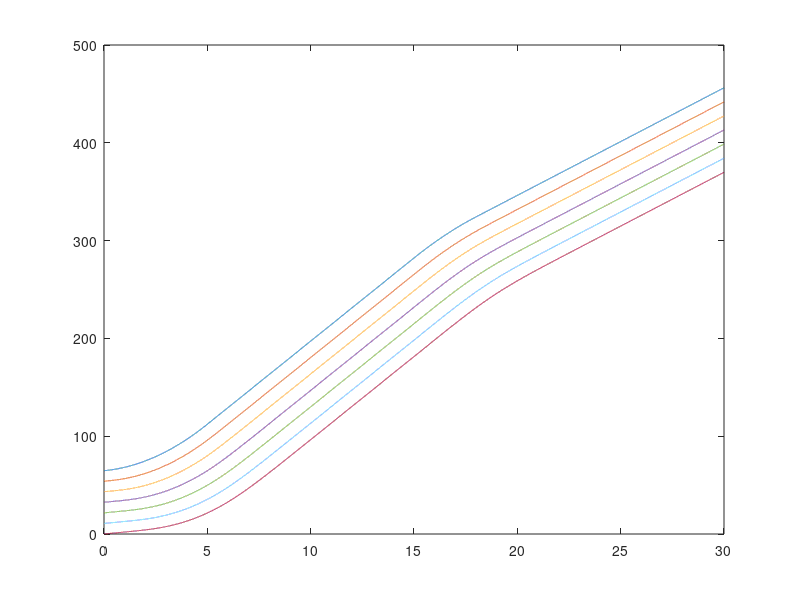

This figure's MATLAB source: (Note: this script raises an error after producing the figure.)
clear 
clc 
mi=1607;
ci=0.414;
fi=0.02;
g=9.8;
W_rad=0.28;
eff = 0.85;

oumiga_hat = 1*ones(6,1);   
cij=0.10*[-1 -0.5 0 0.5 1 0.5;
          -1 -0.5 0 0.5 1 0.5];
bj = 5.0;
h = zeros(6,1); 
u = zeros(6,1);
h_i = 1;
gwwi = 0.001;
QUAN_wwi = 0.001;
adp_wwi =  0.1;

gwwwi = 0.001;
QUAN_wwwi = 0.001;
adp_wwwi =  0.1;


v0 = 2;
vi = [1.9 1.8 2 2.1 2 2]';
p0 = 0;
p1 = 0.4;
standstill_distance = 10;
%  x0 = 60;
%  xi = [50 40  30 20 10 0 ]';
xi(6) = 0; 
for i=1:5  
    xi(6-i) = xi(6+1-i) + standstill_distance + p0*vi(6-i+1)*vi(6-i+1) + p1*vi(6-i+1);
end
xi = xi';
x0 = xi(1) + standstill_distance + p0*vi(1).*vi(1) + p1*vi(1);

q = 0.5;
Q = [q -1 0 0 0 0;0 q -1 0 0 0;0 0 q -1 0 0;0 0 0 q -1 0;0 0 0 0 q -1;0 0 0 0 0 q];
inte = 0;
langda = 2;
adp_C = 0.8;
adp_f = 0.05;

gci = 0.0001;
gfi = 0.0001;
gyi = 0.0001;
QUAN_C = 0.001;
QUAN_f = 0.001;
gou = 0.001;
Siinte = 0;
aaaa=1;
deta=0.01;
di = [x0-xi(1),xi(1)-xi(2),xi(2)-xi(3),xi(3)-xi(4),xi(4)-xi(5),xi(5)-xi(6)]'; 
ex0 = di - p0*vi.*vi- p1.*vi - standstill_distance;
period = 0.001;
xita1 = 0.6;
xita2 = 0.6;
fai = 0.3;
R0 = 0.08;
Rinf = 0.01;
i_wi = 0;
wii = 0;
k3 = 15;
terminal =30;
zihao = 12;
xiankuan = 2;



for t = 0:period:terminal
    aaa = t ;
% V0¼ÓËÙ¶ÈÑ¡Ôñ
    if    t > 30
       a0 = 0 ;
    elseif t>0 && t<= 5 
       a0 = 3;
    elseif t>15 && t< 18
        a0 = -2;
    else 
        a0 = 0;
    end 
    
 for i = 1:6
       fi_1(i) = (xi(i)^2/(1+xi(i)^2)+0.1*vi(i)^2+0.5*vi(i))*exp(-(t-1+0.5*i)^2)+ 0.1*sin(t);
 end
 
       di = [x0-xi(1),xi(1)-xi(2),xi(2)-xi(3),xi(3)-xi(4),xi(4)-xi(5),xi(5)-xi(6)]'; 
       evi= [vi(1)-v0,vi(2)-v0,vi(3)-v0,vi(4)-v0,vi(5)-v0,vi(6)-v0]';
       evi1= [vi(1)-v0,vi(2)-vi(1),vi(3)-vi(2),vi(4)-vi(3),vi(5)-vi(4),vi(6)-vi(5)]';
       exi = di - p0*vi.*vi- p1.*vi - standstill_distance;

       ro = (R0 - Rinf)*exp(-fai*t) + Rinf;
       dro = -fai*(R0 - Rinf)*exp(-fai*t);
       if abs(max(ex0)) < 10e-8 &&  abs(min(ex0)) < 10e-8
           PL = -xita1 * ro ;
           PR = xita2 * ro ;
           DPL = -xita1 * dro;
           DPR = xita2 * dro ;
       else 
           PL = (sign(min(ex0)) - xita1)*ro - Rinf * sign(min(ex0));
           DPL = (sign(min(ex0)) - xita1)*dro;
           PR = (sign(max(ex0)) + xita2)*ro - Rinf * sign(max(ex0));
           DPR = (sign(max(ex0)) - xita2)*dro;
       end

       
       va = (exi - PL)./(PR - PL);
       r1 = 1./((1-va).*(PR-PL).*va);
       b1 = (PL.*DPL - DPL.*PR - exi.*(DPR - DPL))./(PR - PL);
       wi = log(va./(1-va)); 
       i_wi = i_wi + wii*period;
       wii = wi;
       si = wi + langda * i_wi ;
       Si = Q*si;
       
      dexi=[v0-vi(1)-p1*u(1);
      vi(1)-vi(2)-p1*u(2);
      vi(2)-vi(3)-p1*u(3);
      vi(3)-vi(4)-p1*u(4);
      vi(4)-vi(5)-p1*u(5)
      vi(5)-vi(6)-p1*u(6)];
        mmi = [exi,dexi]';
for j = 1:1:6
h(j) = exp(-norm(mmi-cij(:,j))^2/(2*bj^2));
end

       dci = r1.*gci.* (2*p0.*vi+p1).*Si.*vi.*vi - QUAN_C.*gci.*adp_C;
       adp_C = adp_C + dci.*period;
       dfi = r1.*mi.*g.*gfi.*(2.*p0.*vi+p1).*Si - QUAN_f.*gfi.*adp_f;
       adp_f = adp_f + dfi*period;
       dwwi = -r1.*mi.*gwwi.*(2.*p0.*vi+p1).*Si.* h- QUAN_wwi.*gwwi.*adp_wwi;
       adp_wwi = adp_wwi + dwwi*period;
       dwwwi = r1.*mi.*gwwwi.*(2.*p0.*vi+p1).*Si.*tanh(Si./0.1) - QUAN_wwwi.*gwwwi.*adp_wwwi;
       adp_wwwi = adp_wwwi + dwwwi*period;
      
         for i = 1:6
            Siinte =  abs(Si) * period + Siinte ; 
            if  i == 1
                u(6) = (W_rad/eff)*(mi*b1(6)./(2*p0*vi(6)+p1) + mi*(vi(5)-vi(6))./(2*p0*vi(6)+p1)+ mi*adp_wwwi(6)*tanh(Si(6)./0.1)- mi*adp_wwi(6)*h(6)+ adp_C(6).*vi(6).^2+ mi*g*adp_f(6) + mi*(k3*Si(6)/(norm(Si(6))+deta) + q*langda*wi(6))./(q*r1(6)*(2*p0*vi(6)+p1)));
            elseif i > 1 && i < 6
                u(7-i) = (W_rad/eff)*(mi*b1(7-i)./(2*p0*vi(7-i)+p1) + mi*(vi(7-1-i)-vi(7-i))./(2*p0*vi(7-i)+p1) + mi*adp_wwwi(7-i)*tanh(Si(7-i)./0.1) - mi*adp_wwi(7-i)*h(7-i)   +  adp_C(7-i).*vi(7-i).^2+ mi*g*adp_f(7-i)...
                 + mi./(q*r1(7-i).*(2*p0*vi(7-i)+p1))*(k3*Si(7-i)/(norm(Si(7-i))+deta) - q*langda*wi(7-i) - langda*wi(7-i+1)...
                 -r1(7-i+1)* (vi(7-i)-vi(7-i+1)-(2*p0*vi(6-i+1)+p1)./mi*(eff/W_rad*u(7-i+1) - ci*vi(7-i+1)^2 - mi*g*fi + mi*fi_1(7-i+1)) + b1(7-i+1))));                  
            else  
               u(1) = (W_rad/eff)*(mi*b1(1)./(2*p0*vi(1)+p1) + mi*(v0-vi(1))./(2*p0*vi(1)+p1) + mi*adp_wwwi(1)*tanh(Si(1)./0.1) - mi*adp_wwi(1)*h(1)+ adp_C(1).*vi(1).^2+ mi*g*adp_f(1)...
                + mi./(q*r1(1).*(2*p0*vi(1)+p1))*(k3*Si(1)/(norm(Si(1))+deta) - q*langda*wi(1) - langda*wi(2)...
               -r1(2)* (vi(1)-vi(2)-(2*p0*vi(2)+p1)./mi*(eff/W_rad*u(2) - ci*vi(2)^2 - mi*g*fi + mi*fi_1(2)) + b1(2))));  
            end 
         end
       
    da0 = a0;
    v0 =  v0 + da0*period ; 
    x0 =  x0 + v0*period; 
    
    dvi = 1/mi*(eff*u/W_rad - ci*vi.*vi-mi*g*fi) + fi_1';
    vi  = vi + dvi*period;
    xi  = xi + vi*period;
    
    ccc(aaaa) = PL;
    ddd(aaaa) = PR;
    x1(aaaa) = xi(1);
    v1(aaaa) = vi(1);
    x2(aaaa) = xi(2);
    v2(aaaa) = vi(2);
    x3(aaaa) = xi(3);
    v3(aaaa) = vi(3);
    x4(aaaa) = xi(4);
    v4(aaaa) = vi(4);
    x5(aaaa) = xi(5);
    v5(aaaa) = vi(5);
    x6(aaaa) = xi(6);
    v6(aaaa) = vi(6);
    xx0(aaaa) = x0;
    vv0(aaaa) = v0;
    ee1(aaaa) = exi(1);
    ee2(aaaa) = exi(2);
    ee3(aaaa) = exi(3);
    ee4(aaaa) = exi(4);
    ee5(aaaa) = exi(5);
    ee6(aaaa) = exi(6);
    SS1(aaaa) = Si(1);
    SS2(aaaa) = Si(2);
    SS3(aaaa) = Si(3);
    SS4(aaaa) = Si(4);
    SS5(aaaa) = Si(5);
    SS6(aaaa) = Si(6);
 
    aaaa = aaaa+1;
end


t = 0:period:terminal;

A = plot(t,xx0,t,x1,t,x2,t,x3,t,x4,t,x5,t,x6)
A(1).LineWidth = xiankuan;
A(2).LineWidth = xiankuan;
A(3).LineWidth = xiankuan;
A(4).LineWidth = xiankuan;
A(5).LineWidth = xiankuan;
A(6).LineWidth = xiankuan;
A(7).LineWidth = xiankuan;
legend('$x_0$' ,'$x_1$','$x_2$','$x_3$','$x_4$','$x_5$','$x_6$','Interpreter', 'latex')
set(gca,'FontName','Times New Roman','FontSize',zihao,'FontWeight','normal')
xlabel('time (s)','FontSize',zihao)
set(gca,'FontName','Times New Roman','FontSize',zihao,'FontWeight','normal')
ylabel('Position (m)','FontSize',zihao)
set(gca,'FontName','Times New Roman','FontSize',zihao,'FontWeight','normal')
figure;



B=plot(t,vv0,t,v1,t,v2,t,v3,t,v4,t,v5,t,v6)
B(1).LineWidth = xiankuan;
B(2).LineWidth = xiankuan;
B(3).LineWidth = xiankuan;
B(4).LineWidth = xiankuan;
B(5).LineWidth = xiankuan;
B(6).LineWidth = xiankuan;
B(7).LineWidth = xiankuan;
legend('$v_0$' ,'$v_1$','$v_2$','$v_3$','$v_4$','$v_5$','$v_6$', 'Interpreter', 'latex')
set(gca,'FontName','Times New Roman','FontSize',zihao,'FontWeight','normal')
xlabel('time (s)','FontSize',zihao)
set(gca,'FontName','Times New Roman','FontSize',zihao,'FontWeight','normal')
ylabel('Velocity (m/s)','FontSize',zihao)
set(gca,'FontName','Times New Roman','FontSize',zihao,'FontWeight','normal')
figure;

B=plot(t,SS1,t,SS2,t,SS3,t,SS4,t,SS5,t,SS5,t,SS6)
B(1).LineWidth = xiankuan;
B(2).LineWidth = xiankuan;
B(3).LineWidth = xiankuan;
B(4).LineWidth = xiankuan;
B(5).LineWidth = xiankuan;
B(6).LineWidth = xiankuan;
B(7).LineWidth = xiankuan;
legend('$S_1$' ,'$S_2$','$S_3$','$S_4$','$S_5$','$S_6$','Interpreter', 'latex')
set(gca,'FontName','Times New Roman','FontSize',zihao,'FontWeight','normal')
xlabel('time (s)','FontSize',zihao)
set(gca,'FontName','Times New Roman','FontSize',zihao,'FontWeight','normal')
ylabel('Sliding surface','FontSize',zihao)
set(gca,'FontName','Times New Roman','FontSize',zihao,'FontWeight','normal')
figure;




C = plot(t,ccc,'-.',t,ee1,t,ee2,t,ee3,t,ee4,t,ee5,t,ee6,t,ddd,'--')
C(1).LineWidth = xiankuan;
C(2).LineWidth = xiankuan;
C(3).LineWidth = xiankuan;
C(4).LineWidth = xiankuan;
C(5).LineWidth = xiankuan;
C(6).LineWidth = xiankuan;
C(7).LineWidth = xiankuan;
C(8).LineWidth = xiankuan;
legend(	'$Z_{li}$','$e_1$' ,'$e_2$','$e_3$','$e_4$','$e_5$','$e_6$','$Z_{ri}$','Interpreter', 'latex')
set(gca,'FontName','Times New Roman','FontSize',zihao,'FontWeight','normal')
xlabel('time (s)','FontSize',zihao)
set(gca,'FontName','Times New Roman','FontSize',zihao,'FontWeight','normal')
ylabel('Tracking error (m)','FontSize',zihao)
set(gca,'FontName','Times New Roman','FontSize',zihao,'FontWeight','normal')






